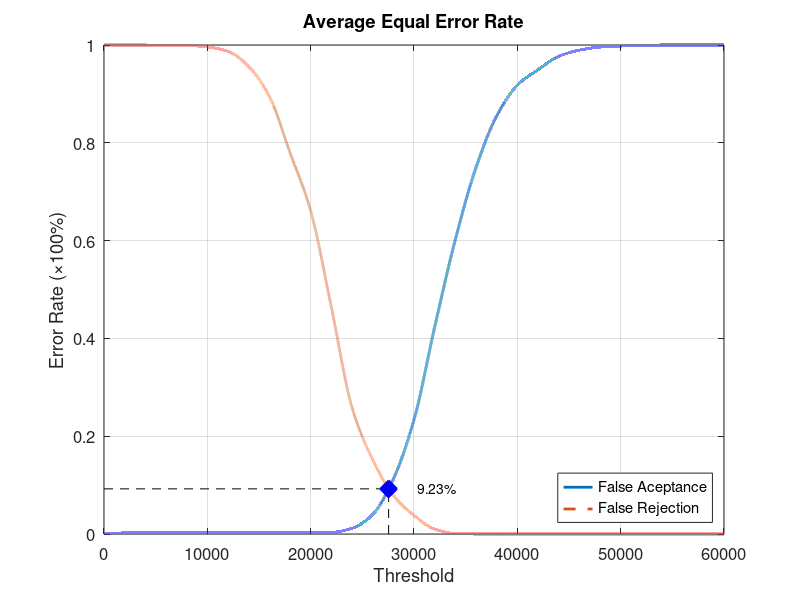
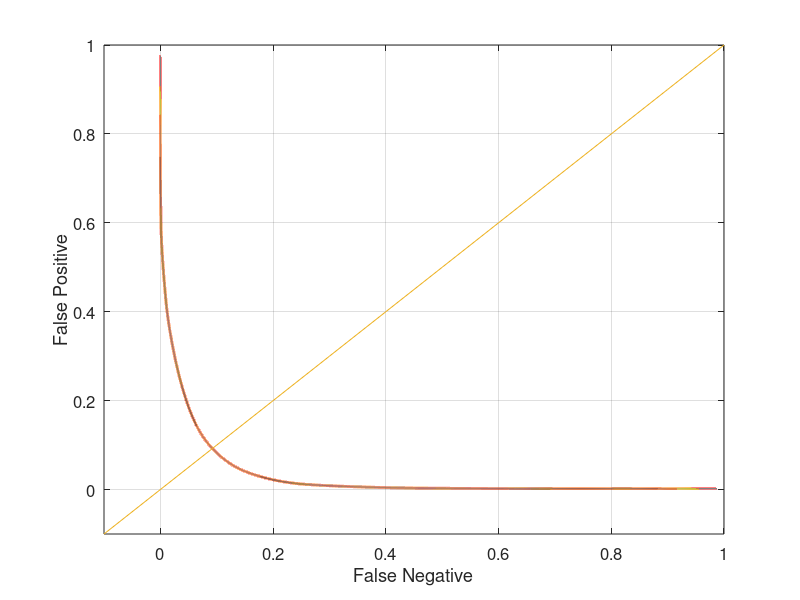

The MATLAB source for these figures, in order:
function yEER = Database2Average
close all;
clear;
clc;
x = 0:2000:60000;
xq = 0:0.5:60000;

y0 = [0 0.00210526 0.00210526 0.00210526 0.00210526 0.00210526 0.00210526 0.00210526 0.00210526 0.00210526 0.00210526 0.0031579 0.0115789 0.04 0.112632 0.233684 0.423158 0.602105 0.749474 0.854737 0.917895 0.949474 0.976842 0.989474 0.99579 0.997895 0.998947 1 1 1 1];
yy0 = interp1(x, y0, xq, 'pchip');
y1 = [1 1 1 0.999 0.999 0.996 0.987 0.956 0.895 0.78 0.661 0.464 0.259 0.152 0.079 0.038 0.01 0.001 0 0 0 0 0 0 0 0 0 0 0 0 0];
yy1 = interp1(x, y1, xq, 'pchip');

% Calculating EER: 
y2 = abs(y0 - y1);
find(y2 == min(y2))
yy2 = abs(yy0 - yy1);
xEER = find(yy2 == min(yy2));
xEERIndex = xq(xEER) % X-axis EER
yEER = yy0(xEER) % Y-axis EER

main = figure
plot(xq, yy0,'-','LineWidth', 2);	hold on
plot(xq, yy1,'--','LineWidth', 2);	hold on
plot([xEERIndex xEERIndex], [0 yEER], 'k--');	hold on
plot([0 xEERIndex], [yEER yEER], 'k--');	hold on
plot(xEERIndex, yEER, 'bx', 'LineWidth', 10);	hold on
text(xEERIndex + 10 * xEERIndex / 100, yEER, [num2str(round((10000 * yEER)) / 100) '%'])
legend('False Aceptance', 'False Rejection', 'Location', 'SouthEast')
xlabel('Threshold')
ylabel('Error Rate (\times100%)')
title('Average Equal Error Rate')
set(gca, 'FontSize', 12)
axis([0 60000 0 1])
grid on

print(main, 'Database2AverageMain', '-dpng');
FNRxFPR = figure('Color', [1 1 1]);
plot(yy1, yy0, '-', yy1, yy0, 'LineWidth', 2);
hold on
y = -0.1:0.1:1
plot(y, y); 
set(gca, 'FontSize', 12)
xlabel('False Negative')
ylabel('False Positive')
axis([-0.1 1 -0.1 1])
set(gca, 'FontSize', 12)
grid on

print(FNRxFPR, 'Database2AverageFNRxFPR','-dpng');
end
